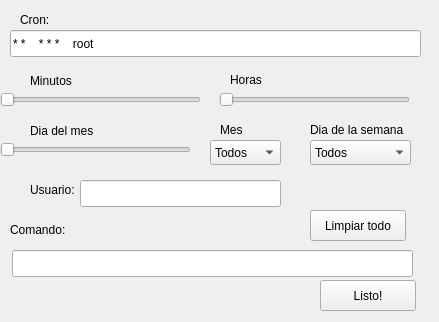
<?xml version="1.0" encoding="UTF-8"?>
<ui version="4.0">
 <class>Form</class>
 <widget class="QWidget" name="Form">
  <property name="geometry">
   <rect>
    <x>0</x>
    <y>0</y>
    <width>439</width>
    <height>322</height>
   </rect>
  </property>
  <property name="windowTitle">
   <string>Cron GUI</string>
  </property>
  <widget class="QComboBox" name="diasbox">
   <property name="geometry">
    <rect>
     <x>310</x>
     <y>140</y>
     <width>101</width>
     <height>25</height>
    </rect>
   </property>
   <item>
    <property name="text">
     <string>Todos</string>
    </property>
   </item>
   <item>
    <property name="text">
     <string>Lunes</string>
    </property>
   </item>
   <item>
    <property name="text">
     <string>Martes</string>
    </property>
   </item>
   <item>
    <property name="text">
     <string>Miercoles</string>
    </property>
   </item>
   <item>
    <property name="text">
     <string>Jueves</string>
    </property>
   </item>
   <item>
    <property name="text">
     <string>Viernes</string>
    </property>
   </item>
   <item>
    <property name="text">
     <string>Sabado</string>
    </property>
   </item>
   <item>
    <property name="text">
     <string>Domingo</string>
    </property>
   </item>
  </widget>
  <widget class="QComboBox" name="mesbox">
   <property name="geometry">
    <rect>
     <x>210</x>
     <y>140</y>
     <width>71</width>
     <height>25</height>
    </rect>
   </property>
   <property name="maxVisibleItems">
    <number>12</number>
   </property>
   <item>
    <property name="text">
     <string>Todos</string>
    </property>
   </item>
   <item>
    <property name="text">
     <string>Enero</string>
    </property>
   </item>
   <item>
    <property name="text">
     <string>Febrero</string>
    </property>
   </item>
   <item>
    <property name="text">
     <string>Marzo</string>
    </property>
   </item>
   <item>
    <property name="text">
     <string>Abril</string>
    </property>
   </item>
   <item>
    <property name="text">
     <string>Mayo</string>
    </property>
   </item>
   <item>
    <property name="text">
     <string>Junio</string>
    </property>
   </item>
   <item>
    <property name="text">
     <string>Julio</string>
    </property>
   </item>
   <item>
    <property name="text">
     <string>Agosto</string>
    </property>
   </item>
   <item>
    <property name="text">
     <string>Septiembre</string>
    </property>
   </item>
   <item>
    <property name="text">
     <string>Octubre</string>
    </property>
   </item>
   <item>
    <property name="text">
     <string>Noviembre</string>
    </property>
   </item>
   <item>
    <property name="text">
     <string>Diciembre</string>
    </property>
   </item>
  </widget>
  <widget class="QLabel" name="mintxt">
   <property name="geometry">
    <rect>
     <x>30</x>
     <y>70</y>
     <width>61</width>
     <height>21</height>
    </rect>
   </property>
   <property name="text">
    <string>Minutos</string>
   </property>
  </widget>
  <widget class="QSlider" name="minbarra">
   <property name="geometry">
    <rect>
     <x>0</x>
     <y>90</y>
     <width>201</width>
     <height>20</height>
    </rect>
   </property>
   <property name="minimum">
    <number>-1</number>
   </property>
   <property name="maximum">
    <number>59</number>
   </property>
   <property name="singleStep">
    <number>1</number>
   </property>
   <property name="value">
    <number>-1</number>
   </property>
   <property name="orientation">
    <enum>Qt::Horizontal</enum>
   </property>
  </widget>
  <widget class="QLabel" name="horatxt">
   <property name="geometry">
    <rect>
     <x>230</x>
     <y>70</y>
     <width>52</width>
     <height>20</height>
    </rect>
   </property>
   <property name="text">
    <string>Horas</string>
   </property>
  </widget>
  <widget class="QSlider" name="horabarra">
   <property name="geometry">
    <rect>
     <x>219</x>
     <y>90</y>
     <width>191</width>
     <height>20</height>
    </rect>
   </property>
   <property name="minimum">
    <number>-1</number>
   </property>
   <property name="maximum">
    <number>23</number>
   </property>
   <property name="value">
    <number>-1</number>
   </property>
   <property name="orientation">
    <enum>Qt::Horizontal</enum>
   </property>
  </widget>
  <widget class="QLabel" name="diatxt">
   <property name="geometry">
    <rect>
     <x>30</x>
     <y>120</y>
     <width>91</width>
     <height>21</height>
    </rect>
   </property>
   <property name="text">
    <string>Dia del mes</string>
   </property>
  </widget>
  <widget class="QSlider" name="diabarra">
   <property name="geometry">
    <rect>
     <x>0</x>
     <y>140</y>
     <width>191</width>
     <height>20</height>
    </rect>
   </property>
   <property name="minimum">
    <number>-1</number>
   </property>
   <property name="maximum">
    <number>31</number>
   </property>
   <property name="value">
    <number>-1</number>
   </property>
   <property name="orientation">
    <enum>Qt::Horizontal</enum>
   </property>
  </widget>
  <widget class="QLabel" name="mestxt">
   <property name="geometry">
    <rect>
     <x>220</x>
     <y>120</y>
     <width>52</width>
     <height>20</height>
    </rect>
   </property>
   <property name="text">
    <string>Mes</string>
   </property>
  </widget>
  <widget class="QLabel" name="diasemtxt">
   <property name="geometry">
    <rect>
     <x>310</x>
     <y>120</y>
     <width>101</width>
     <height>20</height>
    </rect>
   </property>
   <property name="text">
    <string>Dia de la semana</string>
   </property>
  </widget>
  <widget class="QLabel" name="usrtxt">
   <property name="geometry">
    <rect>
     <x>30</x>
     <y>180</y>
     <width>52</width>
     <height>20</height>
    </rect>
   </property>
   <property name="text">
    <string>Usuario:</string>
   </property>
  </widget>
  <widget class="QLineEdit" name="userline">
   <property name="geometry">
    <rect>
     <x>80</x>
     <y>180</y>
     <width>201</width>
     <height>27</height>
    </rect>
   </property>
  </widget>
  <widget class="QLineEdit" name="lineacron">
   <property name="geometry">
    <rect>
     <x>10</x>
     <y>30</y>
     <width>411</width>
     <height>27</height>
    </rect>
   </property>
   <property name="text">
    <string>* *    * * *    root    </string>
   </property>
  </widget>
  <widget class="QLabel" name="crontxt">
   <property name="geometry">
    <rect>
     <x>20</x>
     <y>10</y>
     <width>52</width>
     <height>20</height>
    </rect>
   </property>
   <property name="text">
    <string>Cron:</string>
   </property>
  </widget>
  <widget class="QLabel" name="comndtxt">
   <property name="geometry">
    <rect>
     <x>10</x>
     <y>220</y>
     <width>61</width>
     <height>20</height>
    </rect>
   </property>
   <property name="text">
    <string>Comando:</string>
   </property>
  </widget>
  <widget class="QLineEdit" name="comline">
   <property name="geometry">
    <rect>
     <x>12</x>
     <y>250</y>
     <width>401</width>
     <height>27</height>
    </rect>
   </property>
  </widget>
  <widget class="QPushButton" name="listobt">
   <property name="geometry">
    <rect>
     <x>320</x>
     <y>280</y>
     <width>96</width>
     <height>31</height>
    </rect>
   </property>
   <property name="styleSheet">
    <string notr="true"/>
   </property>
   <property name="text">
    <string>Listo!</string>
   </property>
  </widget>
  <widget class="QPushButton" name="clean">
   <property name="geometry">
    <rect>
     <x>310</x>
     <y>210</y>
     <width>96</width>
     <height>31</height>
    </rect>
   </property>
   <property name="text">
    <string>Limpiar todo</string>
   </property>
  </widget>
 </widget>
 <tabstops>
  <tabstop>lineacron</tabstop>
  <tabstop>minbarra</tabstop>
  <tabstop>horabarra</tabstop>
  <tabstop>diabarra</tabstop>
  <tabstop>mesbox</tabstop>
  <tabstop>diasbox</tabstop>
  <tabstop>userline</tabstop>
  <tabstop>clean</tabstop>
  <tabstop>comline</tabstop>
  <tabstop>listobt</tabstop>
 </tabstops>
 <resources/>
 <connections>
  <connection>
   <sender>minbarra</sender>
   <signal>valueChanged(int)</signal>
   <receiver>Form</receiver>
   <slot>minutos()</slot>
   <hints>
    <hint type="sourcelabel">
     <x>114</x>
     <y>95</y>
    </hint>
    <hint type="destinationlabel">
     <x>11</x>
     <y>189</y>
    </hint>
   </hints>
  </connection>
  <connection>
   <sender>diabarra</sender>
   <signal>valueChanged(int)</signal>
   <receiver>Form</receiver>
   <slot>dias()</slot>
   <hints>
    <hint type="sourcelabel">
     <x>116</x>
     <y>154</y>
    </hint>
    <hint type="destinationlabel">
     <x>195</x>
     <y>71</y>
    </hint>
   </hints>
  </connection>
  <connection>
   <sender>horabarra</sender>
   <signal>valueChanged(int)</signal>
   <receiver>Form</receiver>
   <slot>horas()</slot>
   <hints>
    <hint type="sourcelabel">
     <x>307</x>
     <y>103</y>
    </hint>
    <hint type="destinationlabel">
     <x>385</x>
     <y>70</y>
    </hint>
   </hints>
  </connection>
  <connection>
   <sender>mesbox</sender>
   <signal>currentIndexChanged(QString)</signal>
   <receiver>Form</receiver>
   <slot>meses()</slot>
   <hints>
    <hint type="sourcelabel">
     <x>262</x>
     <y>158</y>
    </hint>
    <hint type="destinationlabel">
     <x>281</x>
     <y>176</y>
    </hint>
   </hints>
  </connection>
  <connection>
   <sender>diasbox</sender>
   <signal>currentIndexChanged(QString)</signal>
   <receiver>Form</receiver>
   <slot>diassemana()</slot>
   <hints>
    <hint type="sourcelabel">
     <x>356</x>
     <y>150</y>
    </hint>
    <hint type="destinationlabel">
     <x>399</x>
     <y>176</y>
    </hint>
   </hints>
  </connection>
  <connection>
   <sender>userline</sender>
   <signal>textChanged(QString)</signal>
   <receiver>Form</receiver>
   <slot>usuario()</slot>
   <hints>
    <hint type="sourcelabel">
     <x>175</x>
     <y>187</y>
    </hint>
    <hint type="destinationlabel">
     <x>224</x>
     <y>221</y>
    </hint>
   </hints>
  </connection>
  <connection>
   <sender>clean</sender>
   <signal>clicked()</signal>
   <receiver>Form</receiver>
   <slot>limpiar()</slot>
   <hints>
    <hint type="sourcelabel">
     <x>389</x>
     <y>225</y>
    </hint>
    <hint type="destinationlabel">
     <x>220</x>
     <y>287</y>
    </hint>
   </hints>
  </connection>
  <connection>
   <sender>comline</sender>
   <signal>textChanged(QString)</signal>
   <receiver>Form</receiver>
   <slot>comando()</slot>
   <hints>
    <hint type="sourcelabel">
     <x>47</x>
     <y>257</y>
    </hint>
    <hint type="destinationlabel">
     <x>47</x>
     <y>288</y>
    </hint>
   </hints>
  </connection>
  <connection>
   <sender>listobt</sender>
   <signal>clicked()</signal>
   <receiver>Form</receiver>
   <slot>crear()</slot>
   <hints>
    <hint type="sourcelabel">
     <x>352</x>
     <y>290</y>
    </hint>
    <hint type="destinationlabel">
     <x>106</x>
     <y>292</y>
    </hint>
   </hints>
  </connection>
 </connections>
 <slots>
  <slot>minutos()</slot>
  <slot>texto()</slot>
  <slot>dias()</slot>
  <slot>horas()</slot>
  <slot>meses()</slot>
  <slot>diassemana()</slot>
  <slot>usuario()</slot>
  <slot>limpiar()</slot>
  <slot>comando()</slot>
  <slot>cron()</slot>
  <slot>crear()</slot>
 </slots>
</ui>
